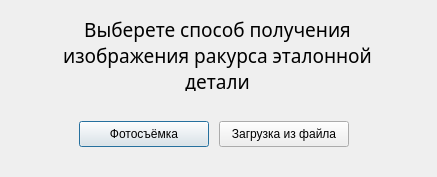
<?xml version="1.0" encoding="UTF-8"?>
<ui version="4.0">
 <class>DetailAngleSourceDialog</class>
 <widget class="QDialog" name="DetailAngleSourceDialog">
  <property name="geometry">
   <rect>
    <x>0</x>
    <y>0</y>
    <width>437</width>
    <height>177</height>
   </rect>
  </property>
  <property name="windowTitle">
   <string>Выбор способа получения изображения</string>
  </property>
  <widget class="QPushButton" name="photoShootingButton">
   <property name="geometry">
    <rect>
     <x>79</x>
     <y>121</y>
     <width>130</width>
     <height>26</height>
    </rect>
   </property>
   <property name="text">
    <string>Фотосъёмка</string>
   </property>
  </widget>
  <widget class="QPushButton" name="loadingFromFileButton">
   <property name="geometry">
    <rect>
     <x>219</x>
     <y>121</y>
     <width>130</width>
     <height>26</height>
    </rect>
   </property>
   <property name="text">
    <string>Загрузка из файла</string>
   </property>
  </widget>
  <widget class="QLabel" name="questionLabel">
   <property name="geometry">
    <rect>
     <x>32</x>
     <y>20</y>
     <width>371</width>
     <height>71</height>
    </rect>
   </property>
   <property name="font">
    <font>
     <family>Theano Old Style</family>
     <pointsize>14</pointsize>
    </font>
   </property>
   <property name="text">
    <string>Выберете способ получения изображения ракурса эталонной детали</string>
   </property>
   <property name="alignment">
    <set>Qt::AlignCenter</set>
   </property>
   <property name="wordWrap">
    <bool>true</bool>
   </property>
  </widget>
 </widget>
 <resources/>
 <connections/>
</ui>
